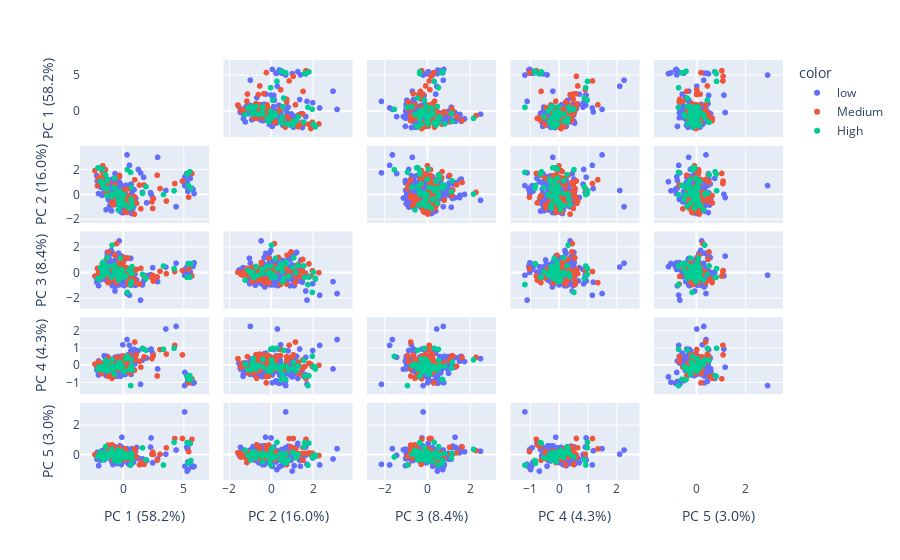

This figure's notebook cell:
### Code cell
#PCA2 plotting
y2 = raw_nonhealth.iloc[:,0]
rate_label2 = []
low_rate2 = 17.5
medium_rate2 = 24
for i in y2:
    if i <= low_rate:
        rate_label2.append("low")
    if i <= medium_rate and i > low_rate:
        rate_label2.append("Medium")    
    if i > medium_rate:
        rate_label2.append("High")
        
labels2 = {
    str(i): f"PC {i+1} ({var:.1f}%)"
    for i, var in enumerate(pca2.explained_variance_ratio_ * 100)
}
fig = px.scatter_matrix(
    nonhealth_pca,
    labels = labels2,
    dimensions = range(5),
    color = rate_label2
)
fig.update_traces(diagonal_visible=False)
fig.show()
